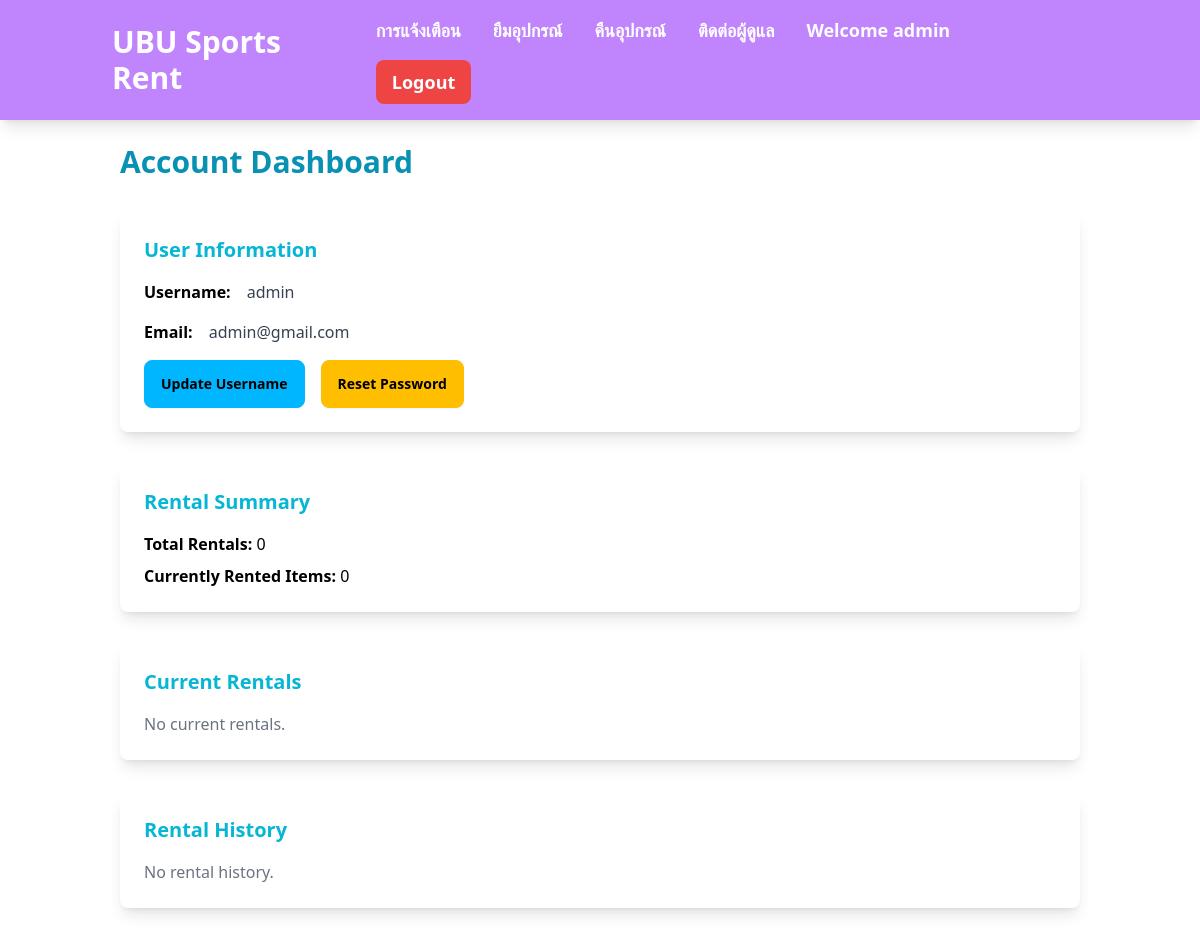
/account/ (signed in), run on an earlier commit of the app's database.
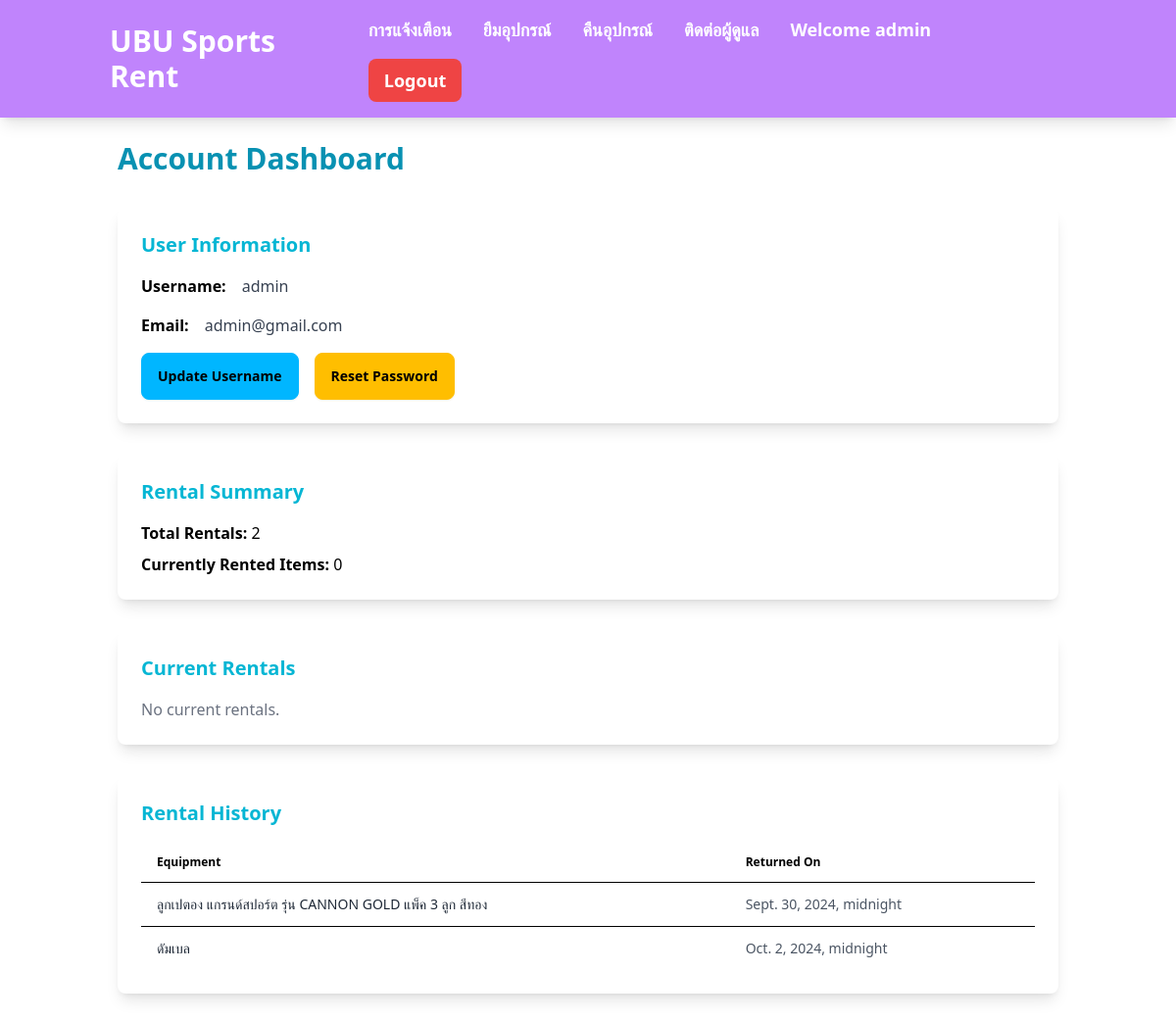
And on a later commit of the database.
### base/models.py (models this page shows, shortened)
class Booking(models.Model):
    user = models.ForeignKey(CustomUser , on_delete=models.CASCADE)
    equipment = models.ForeignKey(Equipment , on_delete=models.CASCADE)
    amount = models.PositiveIntegerField()
    status = models.CharField(max_length=20,
                              choices=[
                                  ('Pending', 'Pending'),
                                  ('Approved', 'Approved'),
                                  ('Denied', 'Denied')
                                  ])
    approved_by = models.ForeignKey('Staff',on_delete=models.SET_NULL , null = True , blank = True)
    booking_date = models.DateTimeField()
    return_date = models.DateTimeField()

class Equipment(models.Model):
    name = models.CharField(max_length = 100)
    type = models.CharField(max_length = 50)
    available_amount = models.PositiveIntegerField()
    created_at = models.DateTimeField(auto_now_add= True)
    picture = models.ImageField(upload_to='equipment_pictures/', default='default.jpg')

### base/views.py (the view)
# urls.py: path('account/', AccountView.as_view(), name='account_dashboard'),
class AccountView(LoginRequiredMixin,TemplateView):
    template_name = 'dashborad.html'
    def get_context_data(self, **kwargs):
        context = super().get_context_data(**kwargs)
        user = self.request.user
        context['user'] = user
        context['current_rentals'] = Booking.objects.filter(user=user, status='approved')
        context['rental_history'] = Booking.objects.filter(user=user, status='Returned')
        user_rentals = Booking.objects.filter(user=self.request.user)
        total_rentals = user_rentals.filter(status='Returned').count()
        context['total_rentals'] = total_rentals
        return context

### base/templates/dashborad.html (shortened to what the changed rows need)
{% extends "base.html" %}
{% block main %}
<div class="container mx-auto py-6 px-4 sm:px-6 lg:px-8">
    <h1 class="text-3xl font-bold mb-8 text-cyan-600">Account Dashboard</h1>
    <section class="bg-white shadow-lg rounded-lg p-6 mb-8">
        <h2 class="text-xl font-semibold text-cyan-500 mb-4">User Information</h2>
    </section>
    <section class="bg-white shadow-lg rounded-lg p-6 mb-8">
        <h2 class="text-xl font-semibold text-cyan-500 mb-4">Rental Summary</h2>
        <div class="space-y-2">
            <p><strong>Total Rentals:</strong> {{ total_rentals }}</p>
            <p><strong>Currently Rented Items:</strong> {{ current_rentals|length }}</p>
        </div>
    </section>
    <section class="bg-white shadow-lg rounded-lg p-6 mb-8">
        <h2 class="text-xl font-semibold text-cyan-500 mb-4">Current Rentals</h2>
    </section>
    <section class="bg-white shadow-lg rounded-lg p-6 mb-8">
        <h2 class="text-xl font-semibold text-cyan-500 mb-4">Rental History</h2>
        {% if rental_history %}
            <div class="overflow-x-auto">
                <table class="table w-full">
                    <thead>
                        <tr>
                            <th>Equipment</th>
                            <th>Returned On</th>
                        </tr>
                    </thead>
                    <tbody>
                        {% for rental in rental_history %}
                        <tr>
                            <td class="text-gray-800">{{ rental.equipment.name }}</td>
                            <td class="text-gray-600">{{ rental.return_date }}</td>
                        </tr>
                        {% endfor %}
                    </tbody>
                </table>
            </div>
        {% else %}
            <p class="text-gray-500">No rental history.</p>
        {% endif %}
    </section>
</div>
{% endblock %}

What changed in the data, as far as the page shows it:
added Booking: equipment.name "ลูกเปตอง แกรนด์สปอร์ต รุ่น CANNON GOLD แพ็ค 3 ลูก สีทอง", return_date "Sept. 30, 2024, midnight"
added Booking: equipment.name "ดัมเบล", return_date "Oct. 2, 2024, midnight"
Also different on the page:
{{ total_rentals }}: "0" → "2"
text no longer shown: "No rental history."
text now shown: "Equipment Returned On"
